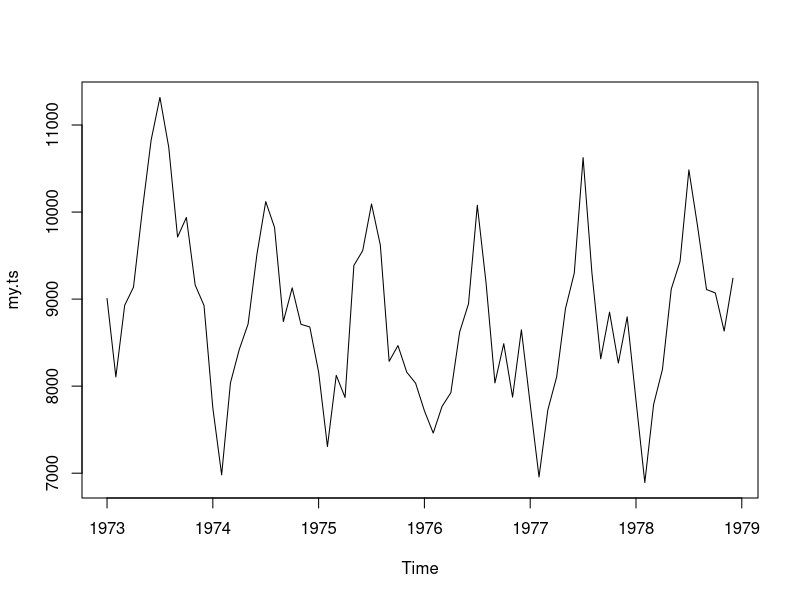
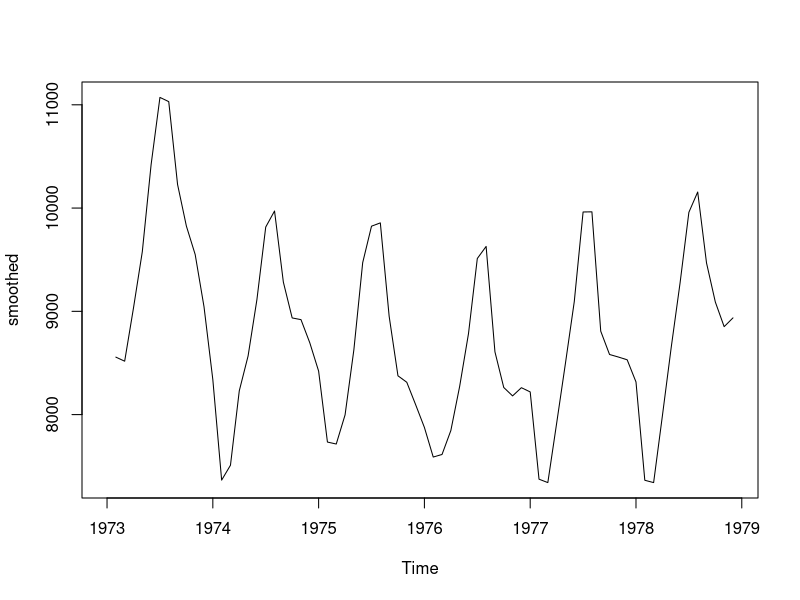
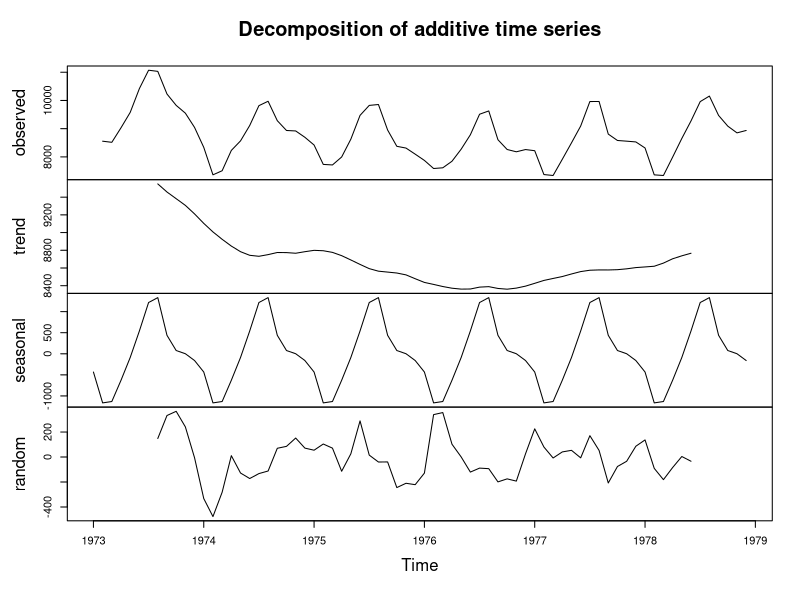
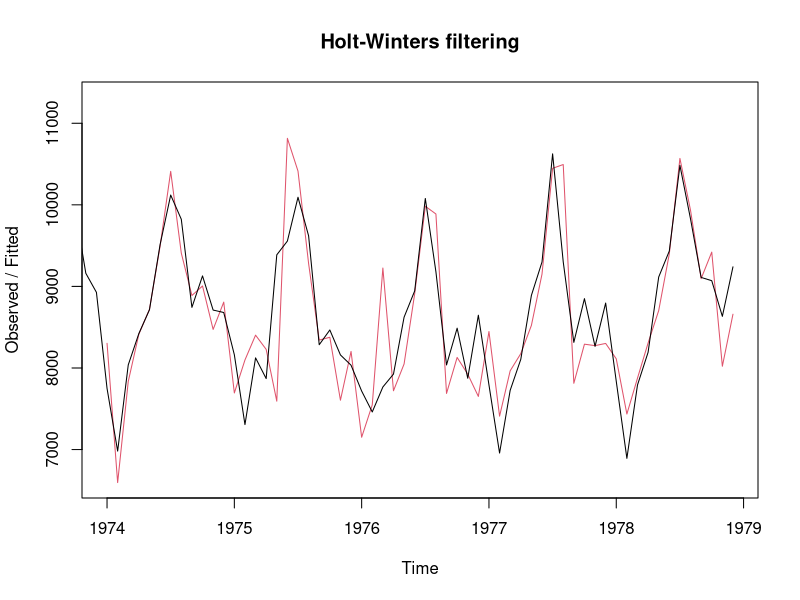
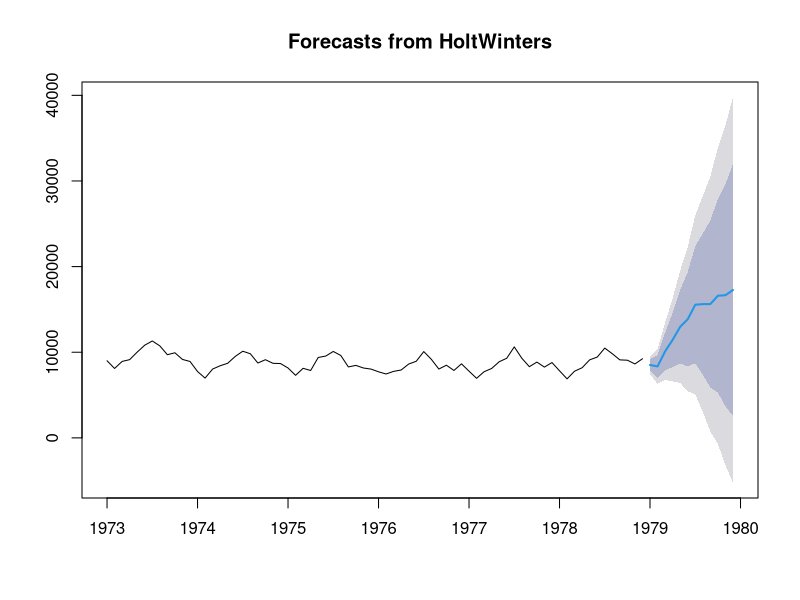
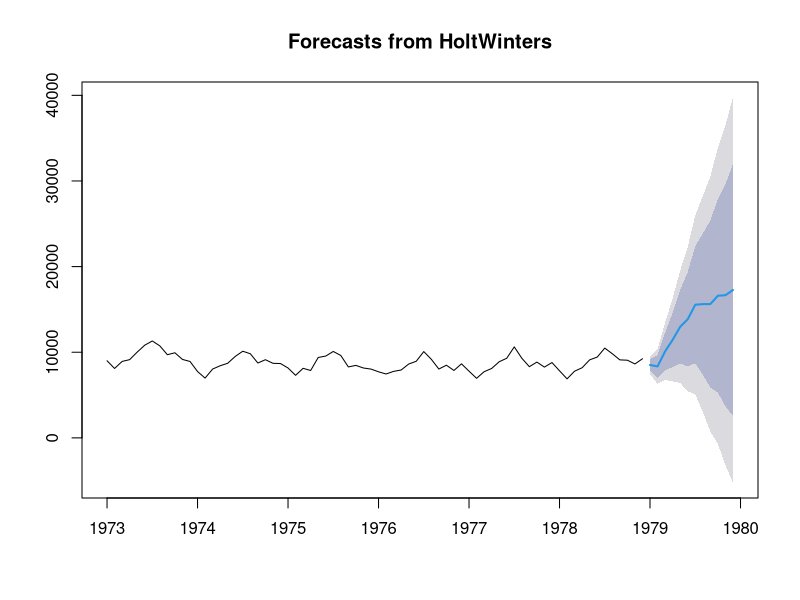

Recreate these plots in R, in order.
# install.packages("TTR")
library("TTR")
# install.packages("forecast")
library("forecast")

# plots
my.ts = USAccDeaths
plot.ts(my.ts)

smoothed = SMA(my.ts, n = 2) # smooth moving average
plot.ts(smoothed)

comp = decompose(smoothed)
plot(comp)

# forecast
sm.fcst = HoltWinters(x = my.ts, beta = TRUE, gamma = TRUE)
plot(sm.fcst)

sm.fcst2 = forecast(sm.fcst, h = 12)
plot(sm.fcst2)
sm.fcst2$residuals
#             Jan        Feb        Mar        Apr
# 1973         NA  -901.0000   821.9404   209.0543
# 1974 -1177.0155  -769.0778  1056.9492   384.0699
# 1975  -518.0020  -856.0342   817.9434  -253.9459
# 1976  -317.0083  -256.0210   305.9831   158.0202
# 1977  -854.9489  -835.0565   768.9448   380.0508
# 1978  -959.9649  -944.0635   898.9376   401.0594
#             May        Jun        Jul        Aug
# 1973   880.0138   809.0582   491.0535  -572.9675
# 1974   292.0254   798.0193   608.0528  -296.9598
# 1975  1516.9832   169.1003   537.0112  -472.9645
# 1976   698.0104   322.0461  1133.0213  -898.9251
# 1977   784.0251   409.0518  1326.0270 -1322.9123
# 1978   923.0265   319.0610  1050.0211  -656.9306
#             Sep        Oct        Nov        Dec
# 1973 -1031.0379   224.9318  -776.9851  -234.0514
# 1974 -1080.0196   385.9286  -418.9745   -30.0277
# 1975 -1335.0313   180.9117  -305.9880  -126.0202
# 1976 -1142.0594   450.9245  -613.9702   772.9594
# 1977  -988.0875   535.9347  -584.9646   530.9613
# 1978  -717.0434   -40.0474  -437.0026   606.9711
plot(sm.fcst2)

# errors
